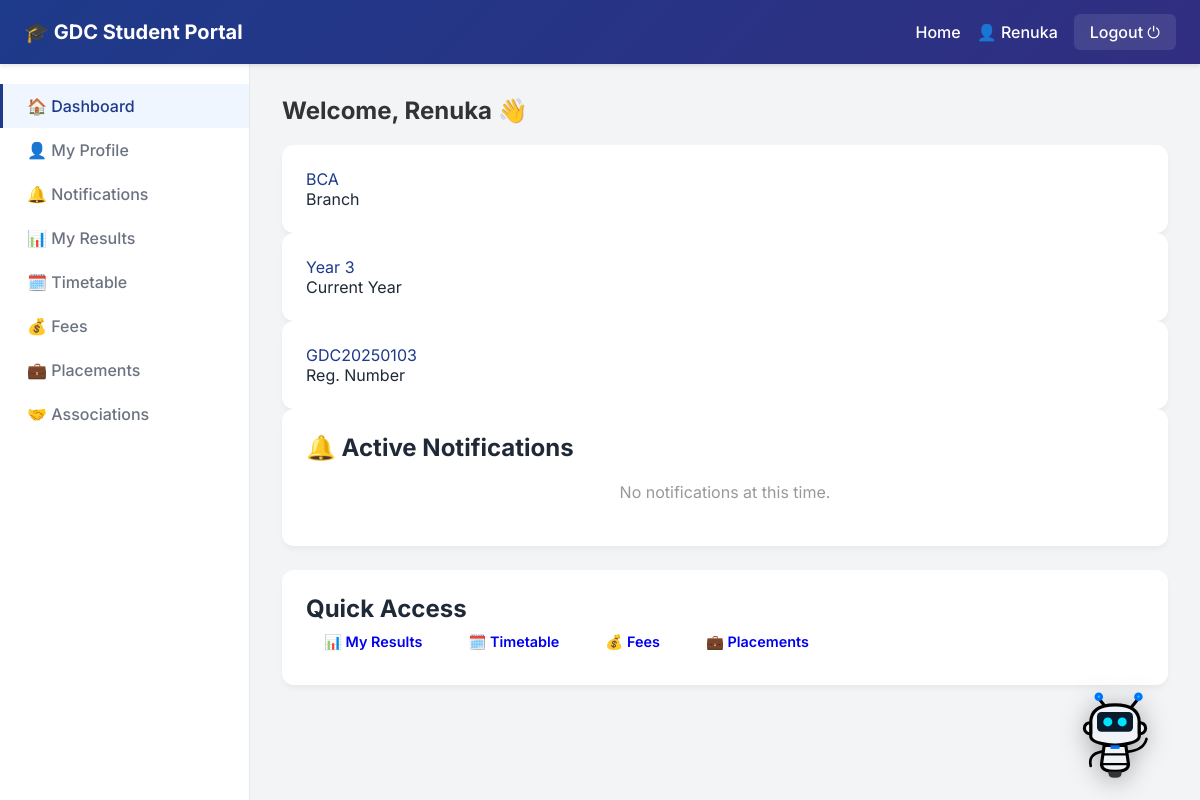
The page /student/dashboard (signed in) on the database its author committed.
### models.py (models this page shows)
class Student(db.Model):
    id = db.Column(db.Integer, primary_key=True)
    reg_number = db.Column(db.String(30), unique=True, nullable=False)
    name = db.Column(db.String(100), nullable=False)
    branch = db.Column(db.String(20))   # bca, bcom, bba, puc, mba, bca(m), bcom(m), bba(m), mba(m)
    year = db.Column(db.Integer)
    email = db.Column(db.String(100))
    phone = db.Column(db.String(15))
    username = db.Column(db.String(50), unique=True)
    password = db.Column(db.String(200))
    account_created = db.Column(db.Boolean, default=False)
    dob = db.Column(db.String(20))
    address = db.Column(db.String(200))
    photo = db.Column(db.String(200), default='default.png')

### student_routes.py (the view)
@student_bp.route('/dashboard')
@student_required
def student_dashboard():
    student = Student.query.get(session['user_id'])
    notifications = get_active_notifications(student.branch)
    return render_template('student/dashboard.html', student=student, notifications=notifications)

### admin_routes.py (called while the page is built)
def get_active_notifications(branch=None):
    now = datetime.utcnow()
    query = Notification.query.filter((Notification.expires_at == None) | (Notification.expires_at > now))
    if branch:
        query = query.filter((Notification.target_branch == 'all') | (Notification.target_branch == branch))
    return query.order_by(Notification.created_at.desc()).all()

### student_routes.py (called while the page is built)
def student_required(f):
    from functools import wraps
    @wraps(f)
    def decorated(*args, **kwargs):
        if session.get('role') != 'student':
            return redirect(url_for('login'))
        return f(*args, **kwargs)
    return decorated

### templates/student/dashboard.html (shortened to what this page needs)
{% extends "student/base_student.html" %}
{% block content %}
<h2 style="margin-bottom:20px;color:#333;">Welcome, {{ student.name }} 👋</h2>
<div class="stats">
  <div class="stat-card">
    <div class="number" style="color:#1e3a8a;">{{ student.branch.upper() if student.branch else '-' }}</div>
    <div class="label">Branch</div>
  </div>
  <div class="stat-card">
    <div class="number" style="color:#1e3a8a;">Year {{ student.year or '-' }}</div>
    <div class="label">Current Year</div>
  </div>
  <div class="stat-card">
    <div class="number" style="color:#1e3a8a;">{{ student.reg_number }}</div>
    <div class="label">Reg. Number</div>
  </div>
</div>
<div class="card">
  <h2>🔔 Active Notifications</h2>
  {% if notifications %}
    {% for n in notifications %}
    <div style="border-left:4px solid #1e3a8a;padding:12px 16px;margin-bottom:12px;
                background:#eff6ff;border-radius:0 8px 8px 0;">
      <div style="display:flex;justify-content:space-between;align-items:center;">
        <strong style="font-size:15px;color:#1e3a8a;">{{ n.title }}</strong>
        <div style="display:flex;gap:6px;">
          {% if n.target_branch != 'all' %}
          <span class="badge badge-blue">{{ n.target_branch.upper() }}</span>
          {% endif %}
          {% if n.expires_at %}
          <span class="badge badge-orange" style="font-size:11px;">
            ⏰ Expires {{ n.expires_at.strftime('%d %b, %I:%M %p') }}
          </span>
          {% endif %}
        </div>
      </div>
      <p style="margin-top:6px;font-size:14px;color:#333;">{{ n.message }}</p>
      <small style="color:#888;">Posted {{ n.created_at.strftime('%d %b %Y') }}</small>
    </div>
    {% endfor %}
  {% else %}
    <p style="color:#999;text-align:center;padding:20px;">No notifications at this time.</p>
  {% endif %}
</div>
<div class="card">
  <h2>Quick Access</h2>
  <div style="display:flex;flex-wrap:wrap;gap:10px;">
    <a href="/student/results" class="btn btn-blue">📊 My Results</a>
    <a href="/student/timetable" class="btn btn-blue">🗓️ Timetable</a>
    <a href="/student/fees" class="btn btn-blue">💰 Fees</a>
    <a href="/student/placements" class="btn btn-blue">💼 Placements</a>
  </div>
</div>
{% endblock %}

### static/css/style.css (style rules this page uses)
:root { --primary: #1e3a8a; --secondary: #d97706; --bg-color: #f3f4f6; --text-dark: #1f2937; --text-light: #6b7280; --white: #ffffff; --sidebar-w: 250px; }
* { margin: 0; padding: 0; box-sizing: border-box; }
body { font-family: 'Inter', sans-serif; background-color: var(--bg-color); color: var(--text-dark); }
.stat-card { background: var(--white); padding: 24px; border-radius: 12px; box-shadow: 0 4px 6px -1px rgba(0,0,0,0.05); transition: transform 0.2s, box-shadow 0.2s; }
.card { background: var(--white); padding: 24px; border-radius: 12px; box-shadow: 0 4px 6px -1px rgba(0,0,0,0.05); margin-bottom: 24px; }
.btn { display: inline-flex; align-items: center; justify-content: center; padding: 10px 18px; font-weight: 600; border-radius: 6px; border: none; cursor: pointer; text-decoration: none; transition: all 0.2s; font-size: 0.9rem; }

### rows shown on the page
Student: name "Renuka", branch "BCA", year "3", reg_number "GDC20250103"

### other values the page prints
{{ session.name }} "Renuka"
